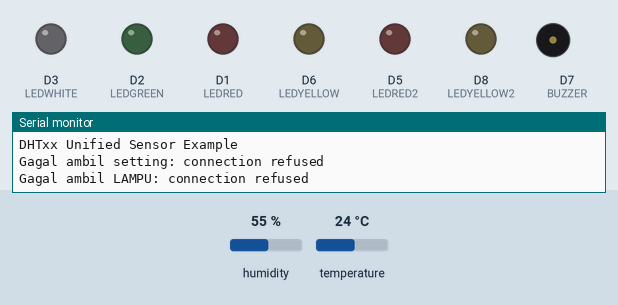
Bench run of a sketch on a simulated ESP8266 (NodeMCU). Shown: output pins drawn as LEDs (lit = HIGH), buzzer (waves = sounding, pin HIGH), the last lines printed to the serial monitor. The test bench sets the inputs (shaded band); at power-on: temperature 24 °C, humidity 55 %. WiFi joins after 1.5 s; servers stay silent unless stated.

Above: at 3.7 s.
3.8 s: temperature set to 29.5 °C
9.8 s: temperature set to 30.5 °C
At 15.4 s:
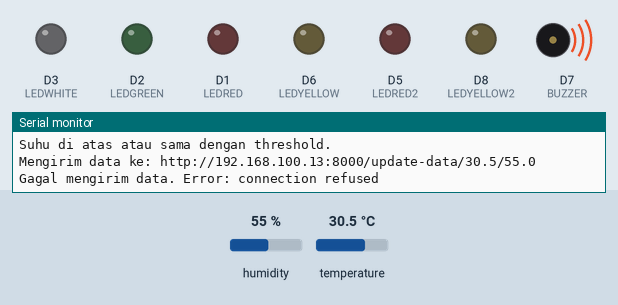
15.8 s: temperature set to 12 °C
At 19.3 s:
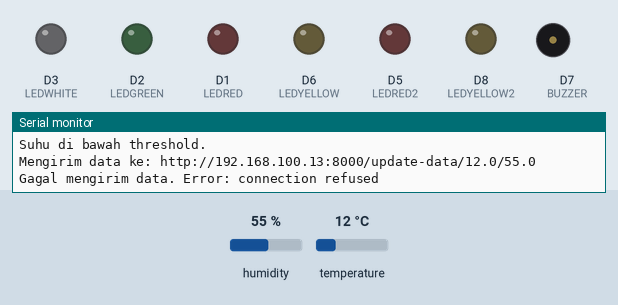
21.8 s: temperature set to 33 °C
At 24.5 s:
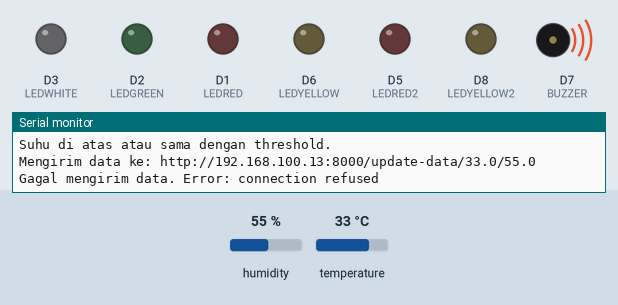
Timing chart, 0 to 26.0 s (numbered marks = the images above; inputs shaded):
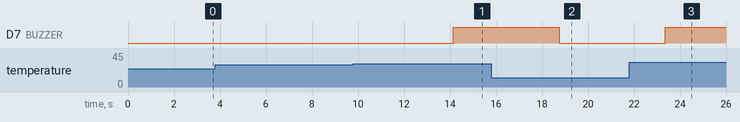

The sketch:

DHT_Unified_Sensor.ino
```cpp
#include <ESP8266WiFi.h>
#include <WiFiClient.h>
#include <ArduinoJson.h>
#include <ESP8266HTTPClient.h>
#include <Adafruit_Sensor.h>
#include <DHT.h>
#include <DHT_U.h>

// Konfigurasi Wifi
const char* ssid = "BAYU-MADESA";
const char* password = "050511ko";

#define DHTPIN D4
#define BUZZER D7
#define LEDYELLOW D6
#define LEDRED D1
#define LEDGREEN D2
#define LEDWHITE D3
#define LEDYELLOW2 D8
#define LEDRED2 D5
#define DHTTYPE DHT22

float thresholdTemp = 30.0;
String BASE_URL = "http://192.168.100.13:8000";
int pinLampu[6] = {D6, D1, D2, D3, D8, D5};

DHT_Unified dht(DHTPIN, DHTTYPE);
uint32_t delayMS;

void setup() {
  Serial.begin(115200);
  delay(1000);

  // Setup pin output
  pinMode(LEDYELLOW, OUTPUT);
  pinMode(LEDRED, OUTPUT);
  pinMode(LEDGREEN, OUTPUT);
  pinMode(LEDWHITE, OUTPUT);
  pinMode(LEDYELLOW2, OUTPUT);
  pinMode(LEDRED2, OUTPUT);
  pinMode(BUZZER, OUTPUT);

  digitalWrite(LEDYELLOW, LOW);
  digitalWrite(LEDRED, LOW);
  digitalWrite(LEDGREEN, LOW);
  digitalWrite(LEDWHITE, LOW);
  digitalWrite(LEDYELLOW2, LOW);
  digitalWrite(LEDRED2, LOW);
  digitalWrite(BUZZER, LOW);

  // Koneksi ke WiFi
  Serial.println();
  Serial.print("Menghubungkan ke WiFi: ");
  Serial.println(ssid);

  WiFi.begin(ssid, password);

  while (WiFi.status() != WL_CONNECTED) {
    delay(300);
    Serial.print(".");

  Serial.println();
  Serial.println("WiFi terkoneksi!");
  Serial.print("IP Address: ");
  Serial.println(WiFi.localIP());

  // Inisialisasi sensor DHT
  dht.begin();
  Serial.println(F("DHTxx Unified Sensor Example"));

  // Ambil detail sensor
  sensor_t sensor;
  dht.temperature().getSensor(&sensor);
  dht.humidity().getSensor(&sensor);
  delayMS = sensor.min_delay / 1000;
  }

}

void loop() {
  getThresholdFromServer();
  lampu();
  delay(delayMS);

  sensors_event_t event;

  // Baca suhu
  dht.temperature().getEvent(&event);
  float temperature = event.temperature;

  // Baca kelembapan
  dht.humidity().getEvent(&event);
  float humidity = event.relative_humidity;

  // Cek apakah sensor valid
  if (isnan(temperature) || isnan(humidity)) {
    Serial.println("Gagal membaca sensor!");
    return;
  }

  Serial.print("Temperature: ");
  Serial.print(temperature);
  Serial.println(" °C");

  Serial.print("Humidity: ");
  Serial.print(humidity);
  Serial.println(" %");

  // === Kontrol LED & Buzzer ===
  if (temperature < thresholdTemp) {
    Serial.println("Suhu di bawah threshold.");
    digitalWrite(BUZZER, LOW);
    // Suhu di bawah 30°C → LED hijau berkedip, LED merah & buzzer mati
    /* digitalWrite(LED_MERAH, LOW);

    digitalWrite(LED_HIJAU, HIGH);
    delay(1000); // nyala 1 detik
    digitalWrite(LED_HIJAU, LOW);
    delay(1000); // mati 1 detik */

  } else {
    Serial.println("Suhu di atas atau sama dengan threshold.");
    digitalWrite(BUZZER, HIGH);
    // Suhu 30°C atau lebih → LED merah & buzzer nyala, LED hijau mati
    /* digitalWrite(LED_HIJAU, LOW);
    digitalWrite(LED_MERAH, HIGH); */
  }

  // === Kirim data ke server Laravel ===
  if (WiFi.status() == WL_CONNECTED) {
    WiFiClient client;
    HTTPClient http;

    String url = BASE_URL + "/update-data/";

    url += String(temperature, 1) + "/" + String(humidity, 1);

    Serial.print("Mengirim data ke: ");
    Serial.println(url);

    http.begin(client, url);
    int httpCode = http.GET();

    if (httpCode > 0) {
      Serial.printf("HTTP Response code: %d\n", httpCode);
      String payload = http.getString();
      Serial.println("Response:");
      Serial.println(payload);
    } else {
      Serial.printf("Gagal mengirim data. Error: %s\n", http.errorToString(httpCode).c_str());
    }

    http.end();
  } else {
    Serial.println("WiFi tidak terkoneksi, mencoba ulang...");
    WiFi.reconnect();
  }

  delay(2000); // jeda kecil sebelum loop berikutnya
}


void getThresholdFromServer() {
  if (WiFi.status() == WL_CONNECTED) {
    WiFiClient client;
    HTTPClient http;
    http.begin(client, BASE_URL + "/get-setting");
    int httpCode = http.GET();

    if (httpCode > 0) {
      String payload = http.getString();
      Serial.println("Data setting dari server:");
      Serial.println(payload);

      int pos = payload.indexOf("threshold_temp");
      if (pos != -1) {
        int colon = payload.indexOf(":", pos);
        int end = payload.indexOf("}", colon);
        String valueStr = payload.substring(colon + 1, end);
        thresholdTemp = valueStr.toFloat();
      }
    } else {
      Serial.printf("Gagal ambil setting: %s\n", http.errorToString(httpCode).c_str());
    }

    http.end();
}
}

void lampu() {
  if (WiFi.status() == WL_CONNECTED) {
    WiFiClient client;
    HTTPClient http;
    http.begin(client, BASE_URL + "/get-lampu");
    int httpCode = http.GET();

    if (httpCode > 0) {
      String payload = http.getString();
      Serial.println("Data LAMPUU dari server:");
      Serial.println(payload);
      StaticJsonDocument<700> doc;
      DeserializationError error = deserializeJson(doc, payload);

      if (!error){
        for (int i = 0; i < doc.size(); i++) {
          int id = doc[i]["id"];
          String name = doc[i]["name"].as<String>();
          int status = doc[i]["status"];

          // ubah lampu 1->index 0
          int index = id - 1;

          int pinLampu[6] = {D6, D1, D2, D3, D8, D5};

          // kontrol LED
          if (index >= 0 && index < 6) {
            digitalWrite(pinLampu[index], status);

            Serial.print("name : ");
            Serial.print(name);
            Serial.print(" = ");

            Serial.println(status);
          }
        }
      }

    } else {
      Serial.printf("Gagal ambil LAMPU: %s\n", http.errorToString(httpCode).c_str());
    }

    http.end();
  }
}
```

Measured:
- the behaviour switches between 29.9 and 30 °C on temperature (found by bisection; images 0 and 1)
- after the input at 9.8 s, D7 (BUZZER): LOW → HIGH after 4.3 s
- after the input at 15.8 s, D7 (BUZZER): HIGH → LOW after 2.9 s
- after the input at 21.8 s, D7 (BUZZER): LOW → HIGH after 1.6 s
